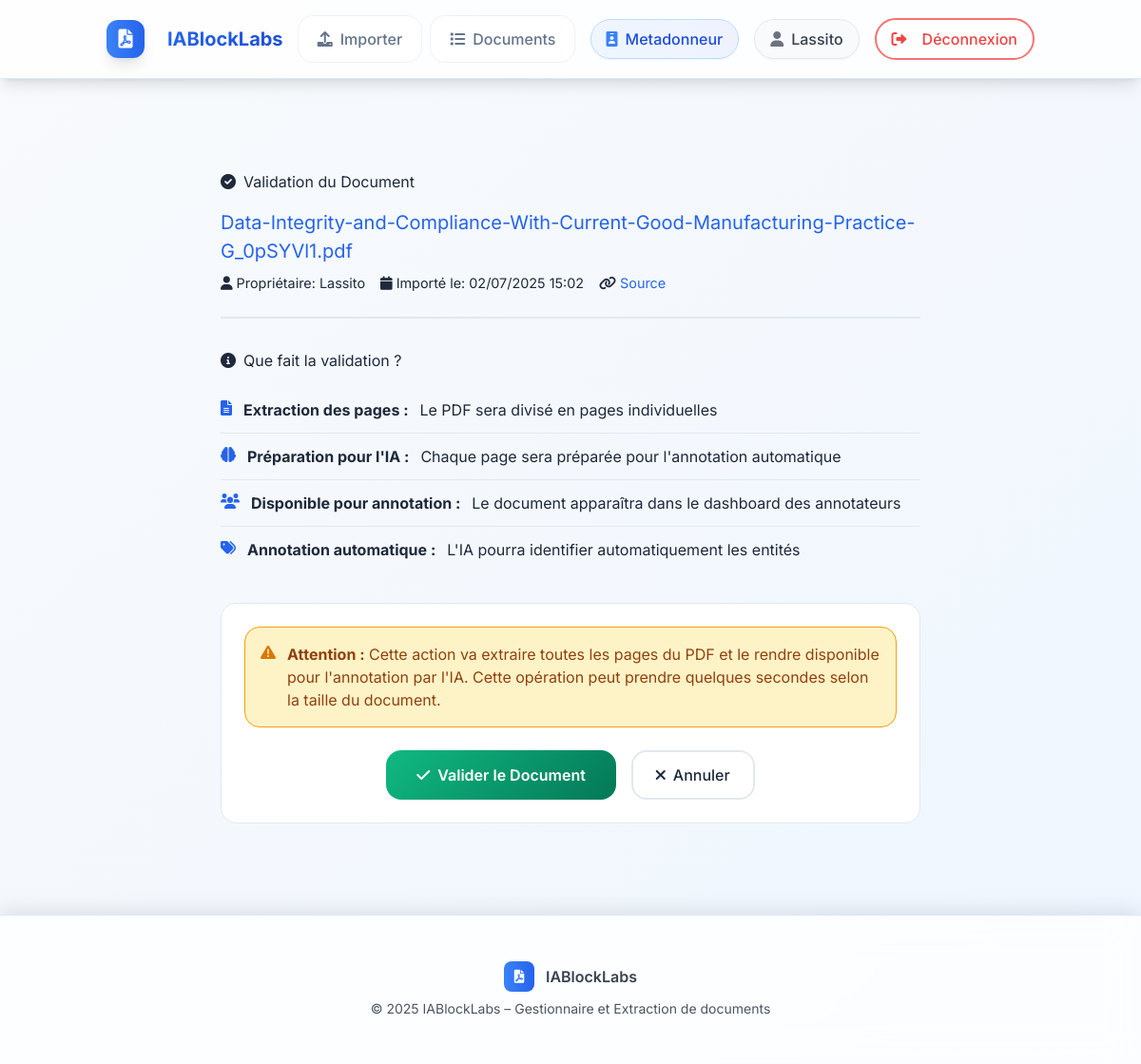
Screenshot of /document/71/validate/ (signed in) with the database file from the repository.
### rawdocs/models.py (models this page shows, shortened)
class RawDocument(models.Model):
    url        = models.URLField(help_text="URL d'origine du PDF", blank=True)
    file       = models.FileField(upload_to=pdf_upload_to, help_text="Fichier PDF téléchargé")
    created_at = models.DateTimeField(auto_now_add=True)
    owner = models.ForeignKey(
        settings.AUTH_USER_MODEL,
        on_delete=models.CASCADE,
        related_name='raw_documents',
        null=True, blank=True,
        help_text="Utilisateur qui a téléchargé ce document"
    )
    is_validated    = models.BooleanField(default=False, help_text="Document validé par un métadonneur")
    validated_at    = models.DateTimeField(null=True, blank=True)
    total_pages       = models.IntegerField(default=0, help_text="Nombre total de pages")
    pages_extracted   = models.BooleanField(default=False, help_text="Pages extraites individuellement")
    title            = models.TextField(blank=True, help_text="Titre du document")
    doc_type         = models.CharField("Type", max_length=100, blank=True, help_text="Type du document (guide, rapport…)")  # renommé doc_type
    publication_date = models.CharField(max_length=100, blank=True, help_text="Date de publication")
    version          = models.CharField(max_length=50, blank=True, help_text="Version extraite")
    source           = models.CharField(max_length=255, blank=True, help_text="Organisation émettrice (EMA, FDA…)")
    context          = models.TextField(blank=True, help_text="Contexte extrait (2 phrases max)")
    country          = models.CharField(max_length=100, blank=True, help_text="Pays détecté (GPE ou TLD)")
    language         = models.CharField(max_length=10, blank=True, help_text="Langue détectée (fr, en…)")
    url_source       = models.URLField(blank=True, help_text="URL d'origine pour référence")

### rawdocs/views.py (the view, shortened to what this page needs)
@login_required(login_url='rawdocs:login')
@user_passes_test(is_metadonneur)
def validate_document(request,doc_id):
    document = get_object_or_404(RawDocument,id=doc_id,owner=request.user)
    return render(request,'rawdocs/validate_document.html',{'document':document})

### rawdocs/templatetags/rawdocs_extras.py (called while the page is built)
@register.filter
def basename(value):
    return os.path.basename(value)

### rawdocs/views.py (called while the page is built)
def is_metadonneur(user):
    return user.groups.filter(name="Metadonneur").exists()

### templates/rawdocs/validate_document.html (shortened to what this page needs)
{% extends "base.html" %}
{% load rawdocs_extras %}
{% block content %}
<section class="card validation-card">
  <div class="validation-header">
    <h2>
      <i class="fas fa-check-circle"></i>
      Validation du Document
    </h2>
    <div class="document-info">
      <h3>{{ document.file.name|basename }}</h3>
      <div class="document-meta">
        <span class="meta-item">
          <i class="fas fa-user"></i>
          Propriétaire: {{ document.owner.username }}
        </span>
        <span class="meta-item">
          <i class="fas fa-calendar"></i>
          Importé le: {{ document.created_at|date:"d/m/Y H:i" }}
        </span>
        <span class="meta-item">
          <i class="fas fa-link"></i>
          <a href="{{ document.url }}" target="_blank">Source</a>
        </span>
      </div>
    </div>
  </div>
  <div class="validation-content">
    <div class="validation-info">
      <h4><i class="fas fa-info-circle"></i> Que fait la validation ?</h4>
      <ul class="validation-steps">
        <li>
          <i class="fas fa-file-text"></i>
          <strong>Extraction des pages :</strong> Le PDF sera divisé en pages individuelles
        </li>
        <li>
          <i class="fas fa-brain"></i>
          <strong>Préparation pour l'IA :</strong> Chaque page sera préparée pour l'annotation automatique
        </li>
        <li>
          <i class="fas fa-users"></i>
          <strong>Disponible pour annotation :</strong> Le document apparaîtra dans le dashboard des annotateurs
        </li>
        <li>
          <i class="fas fa-tags"></i>
          <strong>Annotation automatique :</strong> L'IA pourra identifier automatiquement les entités
        </li>
      </ul>
    </div>
    {% if document.is_validated %}
      <div class="already-validated">
        <i class="fas fa-check-circle"></i>
        <h3>Document déjà validé</h3>
        <p>Ce document a été validé le {{ document.validated_at|date:"d/m/Y à H:i" }}</p>
        <p><strong>Pages extraites :</strong> {{ document.total_pages }}</p>
        <div class="validated-actions">
          <a href="{% url 'rawdocs:annotation_dashboard' %}" class="btn-primary">
            <i class="fas fa-highlighter"></i> Aller à l'annotation
          </a>
          <a href="{% url 'rawdocs:document_list' %}" class="btn-outline">
            <i class="fas fa-arrow-left"></i> Retour à la liste
          </a>
        </div>
      </div>
    {% else %}
      <div class="validation-actions">
        <form method="post" class="validation-form">
          <div class="validation-warning">
            <i class="fas fa-exclamation-triangle"></i>
            <p>
              <strong>Attention :</strong> Cette action va extraire toutes les pages du PDF
              et le rendre disponible pour l'annotation par l'IA. Cette opération peut prendre
              quelques secondes selon la taille du document.
            </p>
          </div>
          <div class="form-actions">
            <button type="submit" class="btn-validate">
              <i class="fas fa-check"></i>
              Valider le Document
            </button>
            <a href="{% url 'rawdocs:document_list' %}" class="btn-cancel">
              <i class="fas fa-times"></i>
              Annuler
            </a>
          </div>
        </form>
      </div>
    {% endif %}
  </div>
</section>
{% endblock %}

### templates/base.html (shortened to what this page needs)
{% load static %}
<!DOCTYPE html>
<html lang="fr">
<head>
  <script src="https://cdn.tailwindcss.com"></script>
  <link rel="stylesheet" href="{% static 'rawdocs/css/styles.css' %}">
  <link href="https://cdnjs.cloudflare.com/ajax/libs/font-awesome/6.0.0/css/all.min.css" rel="stylesheet">
</head>
<body class="bg-gradient-to-br from-slate-50 to-blue-50 min-h-screen flex flex-col">
  <div class="fixed inset-0 opacity-5 pointer-events-none">
    <div class="absolute inset-0 bg-grid-pattern"></div>
  </div>
  <div class="app-container flex-1 flex flex-col relative z-10">
    <header class="site-header bg-white/80 backdrop-blur-lg shadow-lg border-b border-blue-100">
      <div class="header-content container mx-auto px-6 flex items-center justify-between py-4">
        <a href="{% url 'rawdocs:dashboard' %}" class="logo group flex items-center text-xl font-bold text-blue-600 hover:text-blue-700 transition-all duration-300">
          <div class="logo-icon bg-gradient-to-r from-blue-500 to-blue-600 p-2 rounded-xl mr-3 group-hover:scale-110 transition-transform duration-300 shadow-lg">
            <i class="fas fa-file-pdf text-white"></i>
          </div>
          <span class="bg-gradient-to-r from-blue-600 to-blue-700 bg-clip-text text-transparent">IABlockLabs</span>
        </a>
        {% if user.is_authenticated %}
          <nav class="role-nav hidden md:flex gap-2">
            {% with group=user.groups.first %}
              {% if group.name == "Metadonneur" %}
                <a href="{% url 'rawdocs:upload' %}" class="nav-link group">
                  <i class="fas fa-upload group-hover:scale-110 transition-transform duration-200"></i>
                  <span>Importer</span>
                </a>
                <a href="{% url 'rawdocs:document_list' %}" class="nav-link group">
                  <i class="fas fa-list group-hover:scale-110 transition-transform duration-200"></i>
                  <span>Documents</span>
                </a>
              {% elif group.name == "Annotateur" %}
                <a href="{% url 'rawdocs:annotation_dashboard' %}" class="nav-link group">
                  <i class="fas fa-highlighter group-hover:scale-110 transition-transform duration-200"></i>
                  <span>Annotation</span>
                </a>
              {% elif group.name == "Expert" %}
                <a href="{% url 'rawdocs:annotation_dashboard' %}" class="nav-link group">
                  <i class="fas fa-graduation-cap group-hover:scale-110 transition-transform duration-200"></i>
                  <span>Expertise</span>
                </a>
              {% endif %}
            {% endwith %}
          </nav>
          <div class="user-info flex items-center gap-4">
            <div class="user-badge bg-gradient-to-r from-blue-50 to-indigo-50 px-4 py-2 rounded-full border border-blue-200">
              <span class="flex items-center text-blue-700 font-medium">
                <i class="fas fa-id-badge mr-2 text-blue-500"></i>
                {{ user.groups.first.name }}
              </span>
            </div>
            <div class="user-badge bg-gradient-to-r from-gray-50 to-slate-50 px-4 py-2 rounded-full border border-gray-200">
              <span class="flex items-center text-gray-700 font-medium">
                <i class="fas fa-user mr-2 text-gray-500"></i>
                {{ user.username }}
              </span>
            </div>
            <form method="post" action="{% url 'rawdocs:logout' %}">
              <button type="submit"
                      class="btn-logout group inline-flex items-center px-4 py-2 border-2 border-red-400 text-red-500 rounded-full hover:bg-red-500 hover:text-white transition-all duration-300 hover:shadow-lg hover:scale-105">
                <i class="fas fa-sign-out-alt mr-2 group-hover:animate-pulse"></i>
                <span>Déconnexion</span>
              </button>
            </form>
          </div>
        {% endif %}
      </div>
    </header>
    <main class="site-main flex-1 container mx-auto px-6 py-8">
      <div class="main-content-wrapper animate-fadeInUp">
        {% block content %}{% endblock %}
      </div>
    </main>
    <footer class="site-footer bg-white/80 backdrop-blur-lg border-t border-blue-100 py-6">
      <div class="footer-content text-center">
        <div class="flex items-center justify-center gap-3 mb-2">
          <div class="w-8 h-8 bg-gradient-to-r from-blue-500 to-blue-600 rounded-lg flex items-center justify-center">
            <i class="fas fa-file-pdf text-white text-sm"></i>
          </div>
          <span class="text-gray-700 font-semibold">IABlockLabs</span>
        </div>
        <p class="text-gray-600 text-sm">
          &copy; 2025 IABlockLabs – Gestionnaire et Extraction de documents
        </p>
      </div>
    </footer>
  </div>
</body>
</html>

### static/rawdocs/css/styles.css (style rules this page uses)
:root { --primary-color: #2563eb; --primary-hover: #1d4ed8; --primary-light: #3b82f6; --secondary-color: #64748b; --accent-color: #06b6d4; --background-color: #f8fafc; --surface-color: #ffffff; --surface-elevated: rgba(255, 255, 255, 0.9); --text-main: #1e293b; --text-alt: #64748b; --border-color: #e2e8f0; --border-radius: 16px; --border-radius-sm: 8px; --shadow-sm: 0 1px 2px rgba(0,0,0,0.05); --shadow-md: 0 4px 6px -1px rgba(0,0,0,0.1), 0 2px 4px -2px rgba(0,0,0,0.1); --shadow-lg: 0 10px 15px -3px rgba(0,0,0,0.1), 0 4px 6px -4px rgba(0,0,0,0.1); --shadow-xl: 0 20px 25px -5px rgba(0,0,0,0.1), 0 8px 10px -6px rgba(0,0,0,0.1); --transition-all: all 0.3s cubic-bezier(0.4, 0, 0.2, 1); --gradient-primary: linear-gradient(135deg, #667eea 0%, #764ba2 100%); --gradient-secondary: linear-gradient(135deg, #f093fb 0%, #f5576c 100%); }
* { margin: 0; padding: 0; box-sizing: border-box; }
body { font-family: 'Inter', -apple-system, BlinkMacSystemFont, 'Segoe UI', Roboto, sans-serif; background: linear-gradient(135deg, #f8fafc 0%, #e0f2fe 100%); color: var(--text-main); min-height: 100vh; font-size: 16px; line-height: 1.6; -webkit-font-smoothing: antialiased; -moz-osx-font-smoothing: grayscale; }
.bg-grid-pattern { background-image: radial-gradient(circle at 1px 1px, rgba(59, 130, 246, 0.1) 1px, transparent 0); background-size: 20px 20px; }
.app-container { display: flex; flex-direction: column; min-height: 100vh; position: relative; }
.animate-fadeInUp { animation: fadeInUp 0.6s ease-out; }
.site-header { background: rgba(255, 255, 255, 0.8); backdrop-filter: blur(20px); -webkit-backdrop-filter: blur(20px); border-bottom: 1px solid rgba(59, 130, 246, 0.1); box-shadow: 0 4px 20px rgba(0, 0, 0, 0.1); position: sticky; top: 0; z-index: 50; }
.header-content { max-width: 1200px; margin: 0 auto; padding: 1rem 2rem; display: flex; align-items: center; justify-content: space-between; }
.logo { display: flex; align-items: center; gap: 0.75rem; text-decoration: none; font-size: 1.5rem; font-weight: 700; transition: var(--transition-all); }
.logo-icon { display: flex; align-items: center; justify-content: center; width: 40px; height: 40px; background: linear-gradient(135deg, #3b82f6 0%, #1d4ed8 100%); border-radius: 12px; box-shadow: var(--shadow-md); transition: var(--transition-all); }
.role-nav { display: flex; gap: 0.5rem; align-items: center; }
.role-nav .nav-link { display: inline-flex; align-items: center; gap: 0.5rem; padding: 0.75rem 1.25rem; border-radius: var(--border-radius); color: var(--text-alt); text-decoration: none; font-weight: 500; background: rgba(255, 255, 255, 0.6); backdrop-filter: blur(10px); border: 1px solid rgba(59, 130, 246, 0.1); transition: var(--transition-all); position: relative; overflow: hidden; }
.role-nav .nav-link::before { content: ''; position: absolute; top: 0; left: -100%; width: 100%; height: 100%; background: linear-gradient(90deg, transparent, rgba(59, 130, 246, 0.1), transparent); transition: var(--transition-all); }
.user-info { display: flex; align-items: center; gap: 1rem; animation: slideInRight 0.6s ease-out; }
.user-badge { display: flex; align-items: center; padding: 0.5rem 1rem; border-radius: 50px; font-weight: 500; transition: var(--transition-all); backdrop-filter: blur(10px); box-shadow: var(--shadow-sm); }
.btn-logout { display: inline-flex; align-items: center; gap: 0.5rem; background: rgba(255, 255, 255, 0.8); border: 2px solid #ef4444; color: #ef4444; padding: 0.5rem 1rem; border-radius: 50px; cursor: pointer; transition: var(--transition-all); font-weight: 500; backdrop-filter: blur(10px); position: relative; overflow: hidden; }
.btn-logout::before { content: ''; position: absolute; top: 0; left: -100%; width: 100%; height: 100%; background: #ef4444; transition: var(--transition-all); z-index: -1; }
.site-main { flex: 1; padding: 2rem 0; }
.main-content-wrapper { animation: fadeInUp 0.6s ease-out; }
.site-footer { background: rgba(255, 255, 255, 0.8); backdrop-filter: blur(20px); -webkit-backdrop-filter: blur(20px); border-top: 1px solid rgba(59, 130, 246, 0.1); box-shadow: 0 -4px 20px rgba(0, 0, 0, 0.1); }
.footer-content { max-width: 1200px; margin: 0 auto; padding: 1.5rem 2rem; text-align: center; color: var(--text-alt); }

### rows the page displays
RawDocument: file.name|basename "Data-Integrity-and-Compliance-With-Current-Good-Manufacturing-Practice-G_0pSYVl1.pdf", owner.username "Lassito", created_at "02/07/2025 15:02"

### other values shown
{{ user.groups.first.name }} "Metadonneur"
{{ user.username }} "Lassito"
